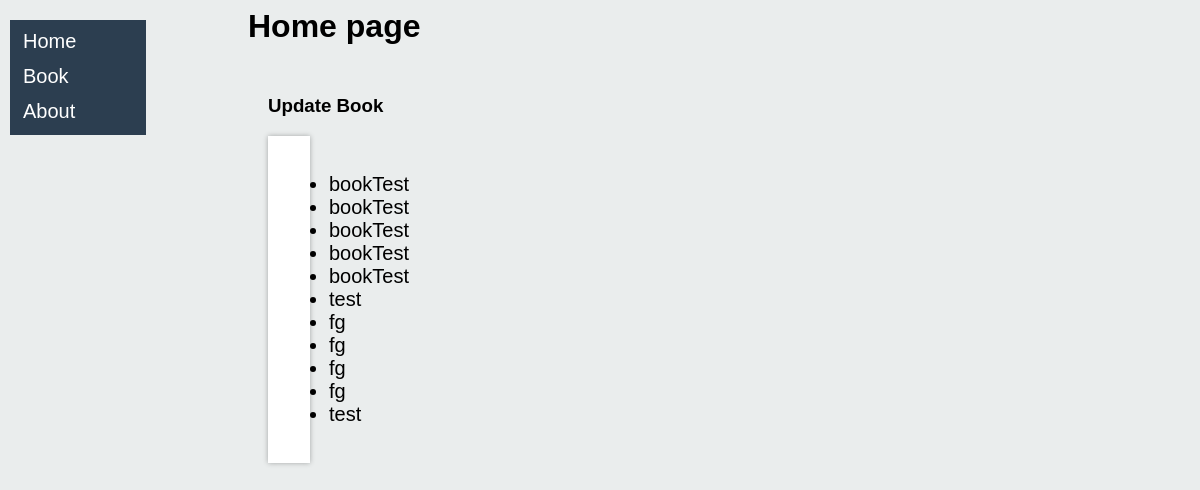
Before: / with the older database file.
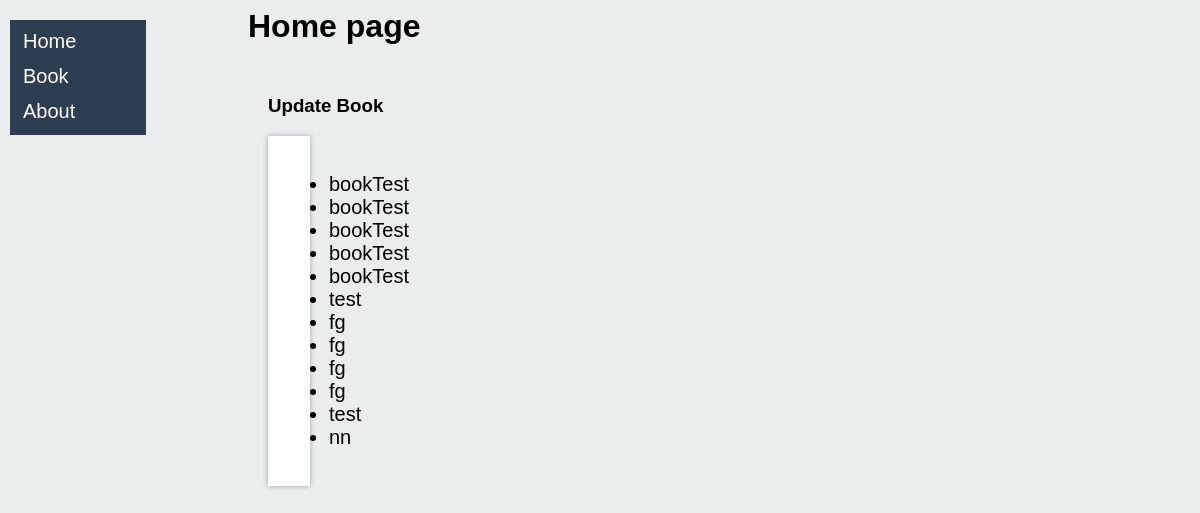
After: the same page with the newer database file.
### book/models.py (models this page shows, shortened)
class Book(models.Model):
    name_book = models.CharField(max_length=30)
    author = models.CharField(max_length=60)
    number_pages = models.IntegerField()
    price = models.IntegerField()
    image = models.ImageField(null=True, blank=True, upload_to="images/")

### page/views.py (the view)
# urls.py: path('', HomePage.as_view(), name='home'),
class HomePage(ListView):
    model = Book
    template_name = 'home.html'
    context_object_name = 'book_list'

### templates/home.html
{% extends 'base.html' %}
{% block content %}
<h1 class="main">Home page</h1>
<div class="row_text">
    <div class="column_text">
        <div class="border-with-shadow">
            <div class="main">
                <h3>Update Book</h3>
                <div class="border_text_list">
                    <ul>
                        {% for book_list in book_list %}
                        <li style="font-size:125%;">
                            {{book_list.name_book}}
                        </li>
                        {% endfor %}
                    </ul>
                </div>
            </div>
        </div>
    </div>
</div>
{% endblock %}

Changed rows visible on the page:
added Book: name_book "nn"
